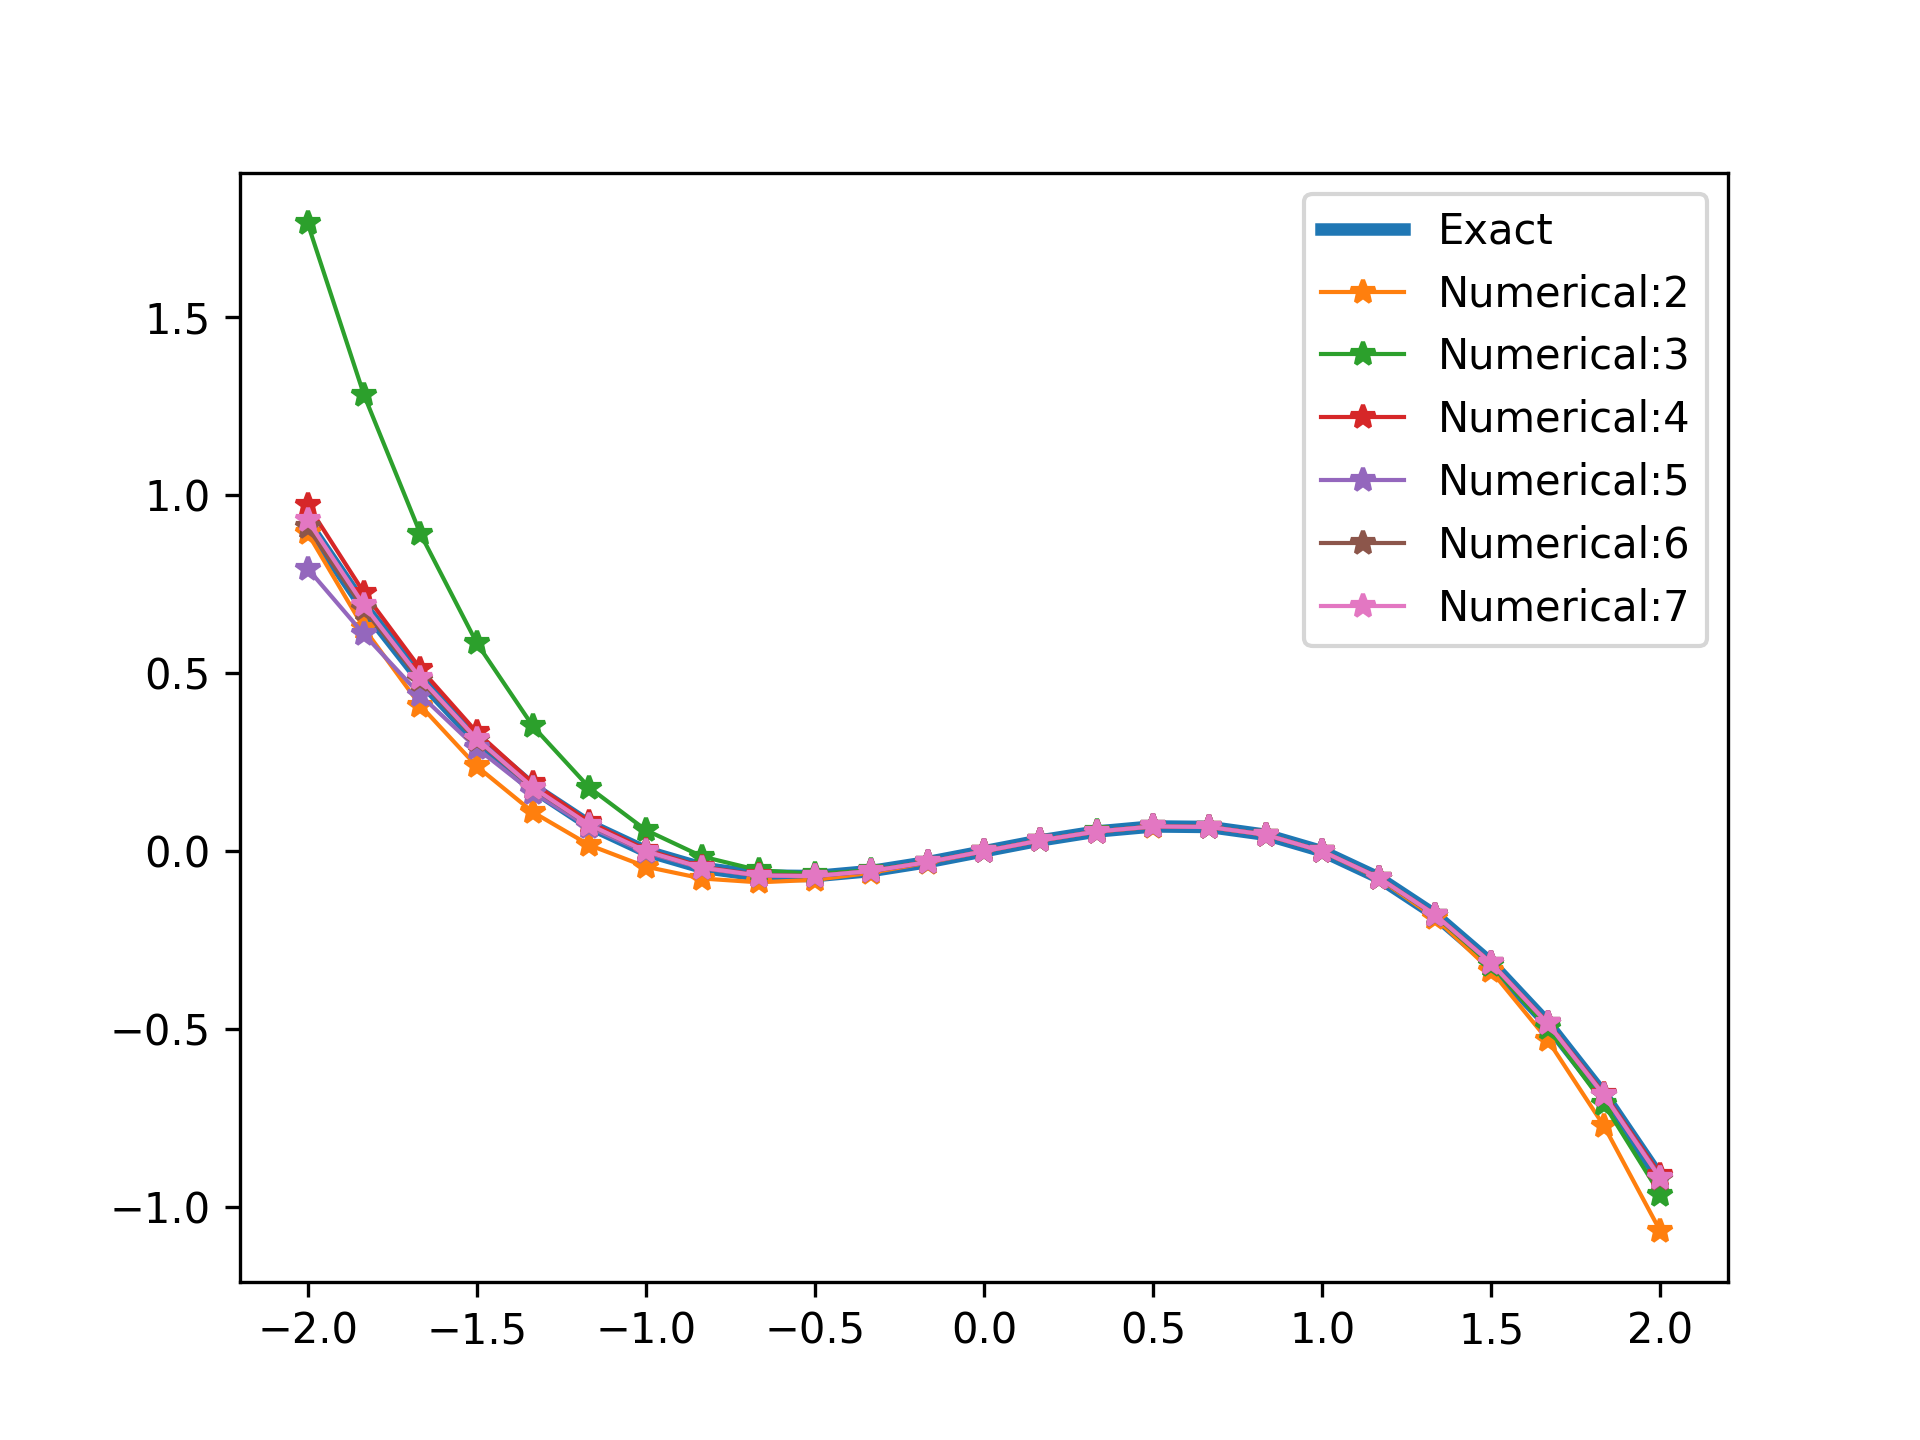

Here is the Python script that generated this plot:
# The problem y"+a*y=-x; y(0) = 0; y(1) = 0
import numpy as np
import matplotlib.pyplot as plt
from scipy.integrate import quad

def E(x,n):
    return pow(x,n+1)-pow(x,n+2)

def LF(x,n,a):
    return (n+1)*n*pow(x,n-1)-(n+2)*(n+1)*pow(x,n)+ a*(pow(x,n+1)-pow(x,n+2))

def F(x):
    return -x
a = 1 # Define the parameter a
E1 = 2; E2 = 8
for N in range(E1,E2):
    lw=0; ul=1
    M = np.zeros([N,N])
    b = np.zeros(N)
    for i in range(N):
        for j in range(N):
            M[i,j] = quad(lambda x: E(x,i)*LF(x,j,a), lw, ul)[0]
        b[i] = quad(lambda x: E(x,i)*F(x), lw, ul)[0]
    xs = np.linalg.solve(M,b)
    x = np.linspace(lw-2,ul+1,25)
    y = np.zeros(len(x))
    for i in range(N):
        y +=xs[i]*E(x,i)
    f1 = ((1/(a*np.sin(np.sqrt(a)))))*np.sin(np.sqrt(a)*x) - x/a
    if N == E1:
        plt.plot(x,f1,label = "Exact",lw=3)
    plt.plot(x,y,label= f"Numerical:{N}",marker="*",lw=1)

    plt.legend()
    plt.savefig("GalerkinBVP2.png",dpi=300)
plt.show()